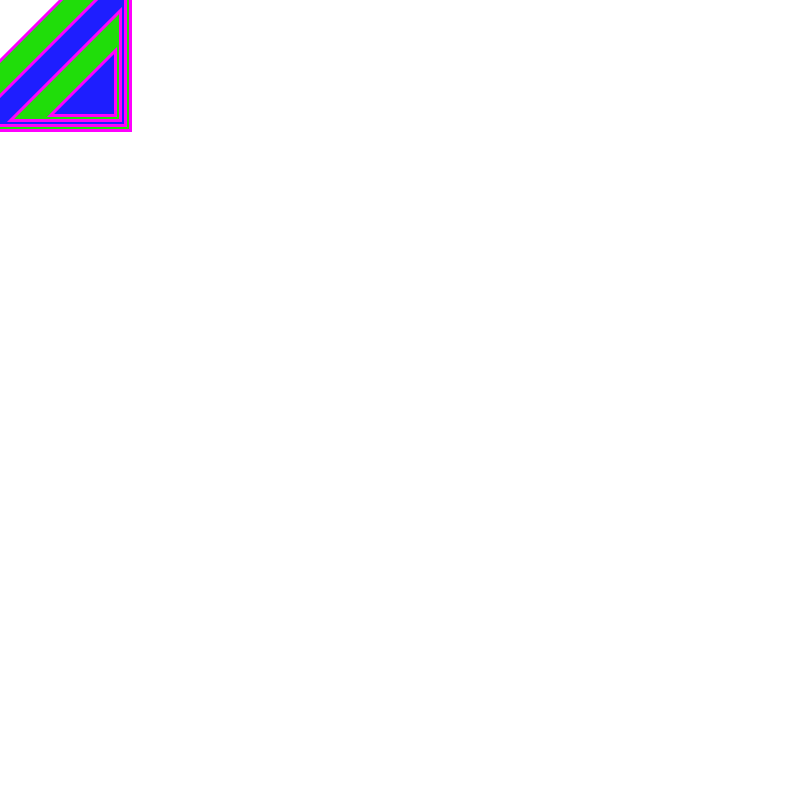
Frame 1 (no input)
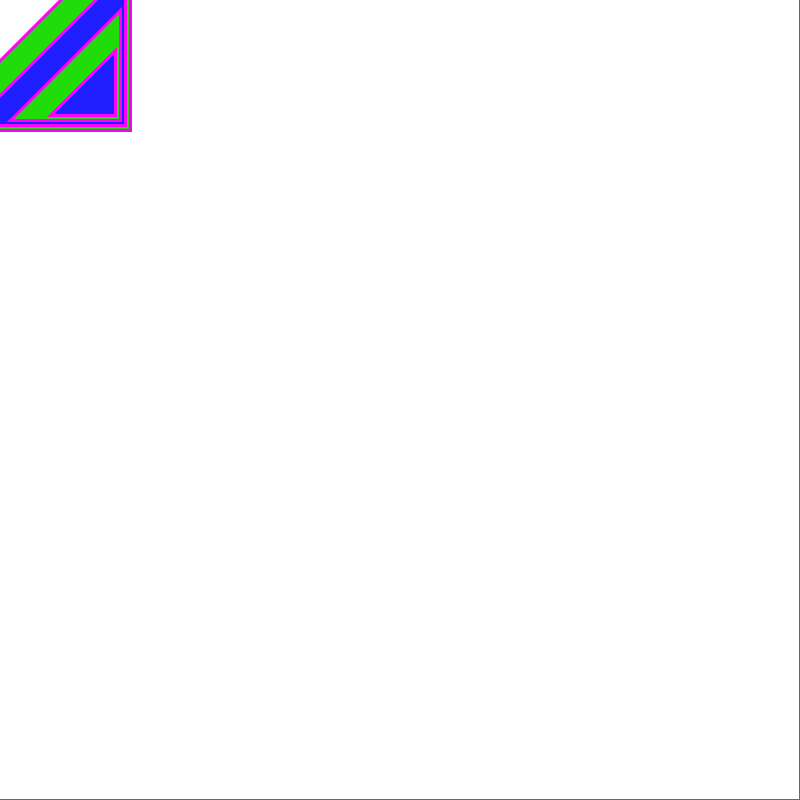
Frame 60 (the mouse pressed at the canvas centre just before this capture)
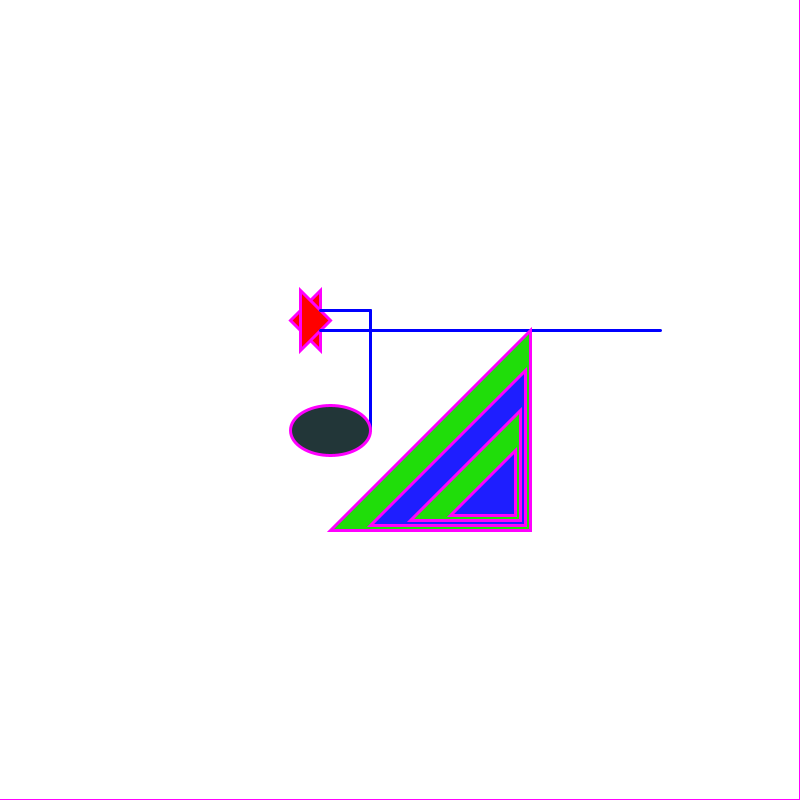
Frame 120 (the mouse held since frame 60 and released just before this capture)

The Processing sketch that drew these frames (run headless with seeded random() and noise(); from frame 60 on, the mouse is pressed at the canvas centre):

// Processing sketch: processing_96218
// ── processing_96218.pde

void setup(){
  
  size(800,800);
background(30,140,20);
  
}

void draw(){
  fill(255);
  rect(-10,-10,810,810);
  fill(255,0,0);
triangle(mouseX-110,mouseY-80,mouseX-80,mouseY-110,mouseX-80,mouseY-50);  triangle(mouseX-70,mouseY-80,mouseX-100,mouseY-110,mouseX-100,mouseY-50);
stroke(0,0,255);
 
line(mouseX-80,mouseY-90,mouseX-30,mouseY-90);
line(mouseX-80,mouseY-70,mouseX+260,mouseY-70);

 line(mouseX-30,mouseY-90,mouseX-30,mouseY+30);

stroke(255,0,255);
fill(34,54,56);
ellipse(mouseX-70,mouseY+30,80,50);
 
strokeWeight(3);
 
fill(32,221,10);
triangle(mouseX+130,mouseY+130,mouseX+130,mouseY-70,mouseX-70,mouseY+130);
 
fill(30,30,255);
triangle(mouseX+125,mouseY+125,mouseX+125,mouseY-30,mouseX-30,mouseY+125);
 
fill(32,221,10);
triangle(mouseX+120,mouseY+120,mouseX+120,mouseY+10,mouseX+10,mouseY+120);
 
fill(30,30,255);
triangle(mouseX+115,mouseY+115,mouseX+115,mouseY+50,mouseX+50,mouseY+115);

}

 
